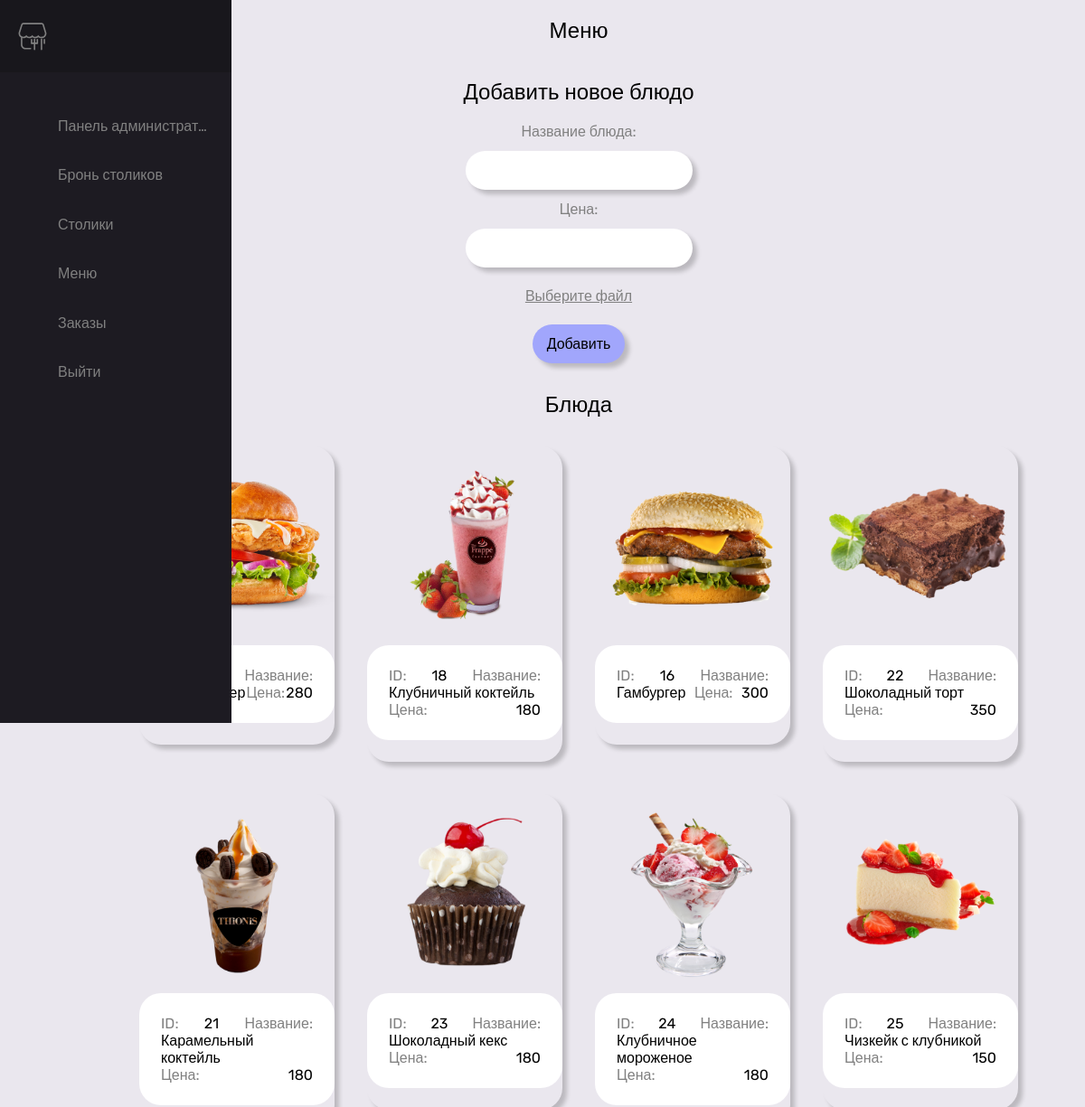
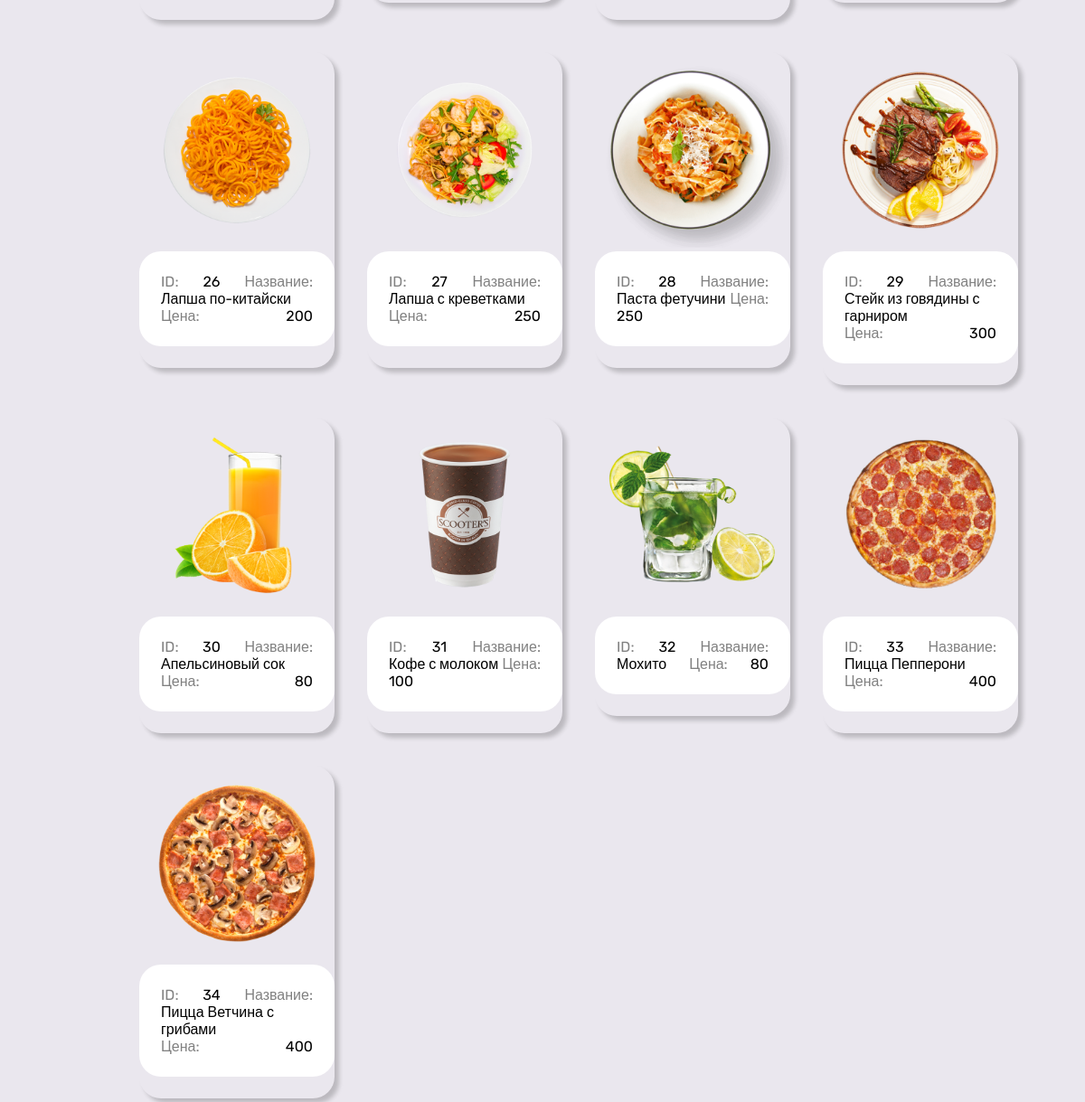
Screenshot of /menu.php (signed in) with the database file from the repository (2 pictures, top to bottom).
### tables this page shows
CREATE TABLE `dishes` (
  `dish_id` int(11) NOT NULL,
  `dish_name` varchar(50) NOT NULL,
  `cost` float NOT NULL,
  `image` varchar(100) NOT NULL
);

### menu.php (the view, shortened to what this page needs)
<!DOCTYPE html>
<html lang="en">
<head>
    <link rel="stylesheet" href="css/style.css">
</head>
<body>
<?php include 'header.php'; ?>
<main id="main">
    <div class="title">Меню</div>
    <div class="title">Добавить новое блюдо</div>
    <form method="post" enctype="multipart/form-data">
        <label>Название блюда:</label>
        <input type="text" id="dish_name" name="dish_name" required>
        <label>Цена:</label>
        <input type="number" id="cost" name="cost" required>
        <label class="input-file">
            <span class="choose-file">Выберите файл</span>
        </label>
        <button type="submit" name="create_dish">Добавить</button>
    </form>
    <section class="dishes">
        <div class="title">Блюда</div>
        <div class="cards">
            <?php
            $conn = openConn();
            $dishes = $conn->query("SELECT * FROM `dishes`") or die('query failed');
            if ($dishes->num_rows > 0) {
                while ($row = $dishes->fetch_assoc()) {
                    ?>
                    <div class="card" title="Открыть"
                         onclick="openModal('editDish', {'editDish_dish_id': '<?= $row['dish_id'] ?>', 'editDish_dish_name': '<?= $row['dish_name'] ?>', 'editDish_cost': '<?= $row['cost'] ?>'})">
                        <img src="../uploaded_img/<?= $row['image'] ?>"
                             alt="" class="image">
                        <div class="description">
                            <label>ID:</label>
                            <div class="dish-id"><?= $row['dish_id'] ?></div>
                            <label>Название:</label>
                            <div class="dish-name"><?= $row['dish_name'] ?></div>
                            <label>Цена:</label>
                            <div class="cost"><?= $row['cost'] ?></div>
                        </div>
                    </div>
                    <?php
                }
            }
            else {
                echo '<p class="empty">"There are no dishes"</p>';
            }
            ?>
        </div>
    </section>
</main>
</body>
</html>

### header.php (shortened to what this page needs)
<nav id="navbar">
    <ul class="navbar-items flexbox-col">
        <li class="navbar-logo flexbox-left">
            <a class="navbar-item-inner flexbox">
            </a>
        </li>
        <li class="navbar-item flexbox-left">
            <a class="navbar-item-inner flexbox-left" href="index.php">
                <span class="link-text">Панель администратора</span>
            </a>
        </li>
        <li class="navbar-item flexbox-left">
            <a class="navbar-item-inner flexbox-left" href="book_table.php">
                <span class="link-text">Бронь столиков</span>
            </a>
        </li>
        <li class="navbar-item flexbox-left">
            <a class="navbar-item-inner flexbox-left" href="tables.php">
                <span class="link-text">Столики</span>
            </a>
        </li>
        <li class="navbar-item flexbox-left">
            <a class="navbar-item-inner flexbox-left" href="menu.php">
                <span class="link-text">Меню</span>
            </a>
        </li>
        <li class="navbar-item flexbox-left">
            <a class="navbar-item-inner flexbox-left" href="orders.php">
                <span class="link-text">Заказы</span>
            </a>
        </li>
        <li class="navbar-item flexbox-left">
            <a class="navbar-item-inner flexbox-left" href="logout.php">
                <span class="link-text">Выйти</span>
            </a>
        </li>
    </ul>
</nav>

### css/style.css (style rules this page uses)
:root { --primary: 237, 94%, 81%; --background: 266, 16%, 92%; --background-secondary: 256, 12%, 12%; --background-secondary-dark: 256, 10%, 10%; --background-secondary-light: 257, 11%, 16%; --text-primary: 0, 0%, 0%; --black: 0, 0%, 0%; --white: 0, 0%, 100%; --quite-gray: 0, 0%, 50%; --grooble: 10, 28%, 93%; --heading-large: 5.6rem; --heading-medium: 3.6rem; --heading-small: 2.4rem; --paragraph: 1.11rem; --navbar-buttons: 2.4rem; --transition-main: 0.175, 0.685, 0.32; --font-main: 'Rubik', sans-serif; --box-shadow: 5px 5px 5px 0px rgb(0 0 0 / 20%); }
*, *::before, *::after { box-sizing: inherit; font-family: var(--font-main); font-size: 16px; }
html, body { margin: 0; width: 100%; color: hsl(var(--text-primary)); background-color: hsl(var(--background)); -webkit-font-smoothing: antialiased; scroll-behavior: smooth; box-sizing: border-box; }
a { color: hsla(var(--primary), 1); font-size: var(--paragraph); text-decoration: underline; }
ul, ol { margin: 1em 0; }
form { margin: 0; display: flex; flex-wrap: wrap; flex-direction: column; align-content: center; align-items: center; }
input { padding: 12px 16px; border-radius: 24px; border: 0; box-shadow: var(--box-shadow); margin: 12px; }
.input-file { position: relative; display: inline-block; }
.choose-file { display: inline-block; cursor: pointer; color: var(--black); padding: 10px 20px; transition: background-color 0.2s; text-decoration: underline; }
button { cursor: pointer; border: 0; border-radius: 24px; width: fit-content; padding: 12px 16px; box-shadow: var(--box-shadow); background-color: hsl(var(--primary)); margin: 12px 0; }
.flexbox { display: flex; justify-content: center; align-items: center; }
.flexbox-left { display: flex; justify-content: flex-start; align-items: center; }
.flexbox-col { display: flex; justify-content: center; flex-direction: column; align-items: center; }
#navbar { top: 0; padding: 0; width: 5em; height: 100vh; position: fixed; background-color: hsl(var(--background-secondary)); transition: width 0.35s cubic-bezier(var(--transition-main), 1); overflow-y: auto; overflow-x: hidden; }
.navbar-items { margin: 0; padding: 0; list-style-type: none; }
.navbar-logo { margin: 0 0 2em 0; width: 100%; height: 5em; background: hsl(var(--background-secondary-dark)); }
.navbar-logo > .navbar-item-inner { width: calc(5rem - 8px); }
.navbar-logo > .navbar-item-inner > svg { height: 2em; fill: hsl(var(--white)); }
.navbar-item { padding: 0 0.5em; width: 100%; cursor: pointer; }
.navbar-item-inner { padding: 1em 0; width: 100%; position: relative; color: hsl(var(--quite-gray)); border-radius: 0.25em; text-decoration: none; transition: all 0.2s cubic-bezier(var(--transition-main), 1); }
.link-text { margin: 0; width: 0; text-overflow: ellipsis; white-space: nowrap; transition: all 0.35s cubic-bezier(var(--transition-main), 1); overflow: hidden; opacity: 0; }
#main { margin: 0 0 0 5em; }
.title { text-align: center; padding: 20px; font-size: 24px; }
.cards { display: grid; grid-template-columns: repeat(auto-fit, 15rem); gap: 12px; margin: 0 auto; align-items: flex-start; justify-content: center; }
.card { cursor: pointer; border-radius: 24px; margin: 12px; padding-bottom: 24px; box-shadow: var(--box-shadow); }
.image { width: -webkit-fill-available; aspect-ratio: 1; border-radius: 24px; }
.description { background-color: white; border-radius: 24px; padding: 24px; display: flex; flex-wrap: wrap; justify-content: space-between; }
label { color: hsl(var(--quite-gray)); }
@media only screen and (max-width: 1660px) { :root { --heading-large: 5.4rem; --heading-medium: 3.4rem; --heading-small: 2.2rem; } }
@media only screen and (max-width: 1456px) { :root { --heading-large: 5.2rem; --heading-medium: 3.2rem; --heading-small: 2rem; } }

### rows the page displays
dishes: image (picture), cost "280"
dishes: image (picture), dish_id "18", dish_name "Клубничный коктейль", cost "180"
dishes: image (picture), dish_id "16", dish_name "Гамбургер", cost "300"
dishes: image (picture), dish_id "22", dish_name "Шоколадный торт", cost "350"
dishes: image (picture), dish_id "21", dish_name "Карамельный коктейль", cost "180"
dishes: image (picture), dish_id "23", dish_name "Шоколадный кекс", cost "180"
dishes: image (picture), dish_id "24", dish_name "Клубничное мороженое", cost "180"
dishes: image (picture), dish_id "25", dish_name "Чизкейк с клубникой", cost "150"
dishes: image (picture), dish_id "26", dish_name "Лапша по-китайски", cost "200"
dishes: image (picture), dish_id "27", dish_name "Лапша с креветками", cost "250"
dishes: image (picture), dish_id "28", dish_name "Паста фетучини", cost "250"
dishes: image (picture), dish_id "29", dish_name "Стейк из говядины с гарниром", cost "300"
dishes: image (picture), dish_id "30", dish_name "Апельсиновый сок", cost "80"
dishes: image (picture), dish_id "31", dish_name "Кофе с молоком", cost "100"
dishes: image (picture), dish_id "32", dish_name "Мохито", cost "80"
dishes: image (picture), dish_id "33", dish_name "Пицца Пепперони", cost "400"
dishes: image (picture), dish_id "34", dish_name "Пицца Ветчина с грибами", cost "400"
